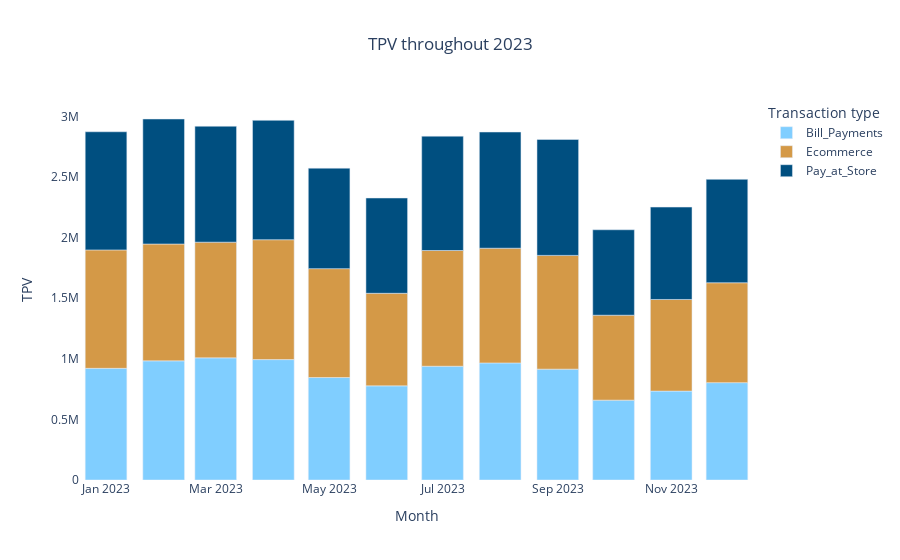

Write notebook code for a chart like this one.
### Markdown cell above
# Analyzing TPV

### Code cell
monthly_tpv = data.groupby(['txn_month','txn_type'])['tpv'].sum().reset_index()
monthly_tpv['txn_month'] = monthly_tpv['txn_month'].astype(str)

colors = {'Pay_at_Store': '#004F80', 'Ecommerce': '#D49947', 'Bill_Payments': '#80CEFF'}

fig = px.bar(monthly_tpv, 
             x='txn_month', 
             y='tpv', 
             color='txn_type',
             color_discrete_map= colors,
             labels={'txn_month': 'Month', 'tpv': 'TPV', 'txn_type': 'Transaction type'},
             title='TPV throughout 2023')

fig.update_layout(
    plot_bgcolor='white',
    paper_bgcolor='white',
    title_x = 0.5
)

fig.show()

### Figure 1 — Plotly figure (JSON) as saved in the notebook; plotly's stock layout.template omitted (floating-point values rounded to 4 significant figures)
{"data": [{"alignmentgroup": "True", "hovertemplate": "Transaction type=Bill_Payments<br>Month=%{x}<br>TPV=%{y}<extra></extra>", "legendgroup": "Bill_Payments", "marker": {"color": "#80CEFF", "pattern": {"shape": ""}}, "name": "Bill_Payments", "offsetgroup": "Bill_Payments", "orientation": "v", "showlegend": true, "textposition": "auto", "type": "bar", "x": ["2023-01", "2023-02", "2023-03", "2023-04", "2023-05", "2023-06", "2023-07", "2023-08", "2023-09", "2023-10", "2023-11", "2023-12"], "xaxis": "x", "y": [921700.0, 983300.0, 1008000.0, 993900.0, 845900.0, 777200.0, 939100.0, 966300.0, 915100.0, 659300.0, 734000.0, 803800.0], "yaxis": "y"}, {"alignmentgroup": "True", "hovertemplate": "Transaction type=Ecommerce<br>Month=%{x}<br>TPV=%{y}<extra></extra>", "legendgroup": "Ecommerce", "marker": {"color": "#D49947", "pattern": {"shape": ""}}, "name": "Ecommerce", "offsetgroup": "Ecommerce", "orientation": "v", "showlegend": true, "textposition": "auto", "type": "bar", "x": ["2023-01", "2023-02", "2023-03", "2023-04", "2023-05", "2023-06", "2023-07", "2023-08", "2023-09", "2023-10", "2023-11", "2023-12"], "xaxis": "x", "y": [977600.0, 964700.0, 955100.0, 989500.0, 898900.0, 764000.0, 955200.0, 947000.0, 939000.0, 701100.0, 756100.0, 824500.0], "yaxis": "y"}, {"alignmentgroup": "True", "hovertemplate": "Transaction type=Pay_at_Store<br>Month=%{x}<br>TPV=%{y}<extra></extra>", "legendgroup": "Pay_at_Store", "marker": {"color": "#004F80", "pattern": {"shape": ""}}, "name": "Pay_at_Store", "offsetgroup": "Pay_at_Store", "orientation": "v", "showlegend": true, "textposition": "auto", "type": "bar", "x": ["2023-01", "2023-02", "2023-03", "2023-04", "2023-05", "2023-06", "2023-07", "2023-08", "2023-09", "2023-10", "2023-11", "2023-12"], "xaxis": "x", "y": [975100.0, 1032000.0, 957000.0, 985400.0, 829200.0, 786500.0, 943900.0, 959100.0, 956800.0, 705200.0, 762600.0, 853700.0], "yaxis": "y"}], "layout": {"barmode": "relative", "legend": {"title": {"text": "Transaction type"}, "tracegroupgap": 0}, "paper_bgcolor": "white", "plot_bgcolor": "white", "title": {"text": "TPV throughout 2023", "x": 0.5}, "xaxis": {"anchor": "y", "domain": [0, 1], "title": {"text": "Month"}}, "yaxis": {"anchor": "x", "domain": [0, 1], "title": {"text": "TPV"}}}}
